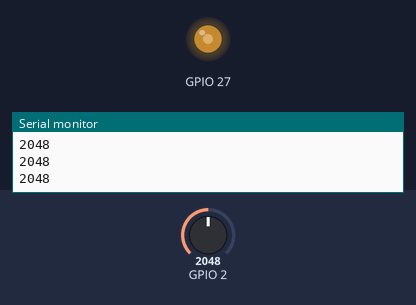
This program was run on a simulated ESP32. On the bench: output pins drawn as LEDs (lit = HIGH), the last lines printed to the serial monitor. The test bench sets the inputs (shaded band); at power-on: GPIO 2 = 2048.

Above: at 1.2 s.
1.3 s: GPIO 2 set to 2866
At 2.4 s:
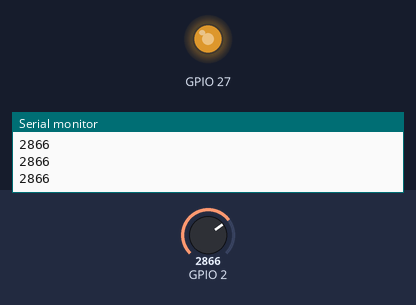
3.0 s: GPIO 2 set to 3603
At 3.5 s:
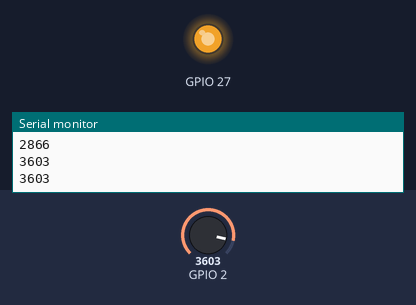
4.5 s: GPIO 2 set to 491
At 5.7 s:
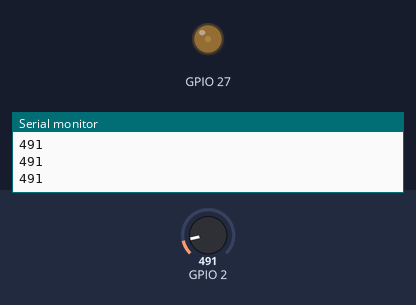
6.0 s: GPIO 2 set to 0
At 7.1 s:
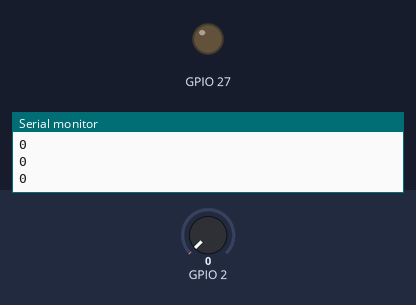
Timing chart, 0 to 8.5 s (numbered marks = the images above; inputs shaded):
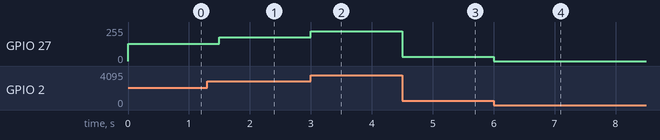

The program:

main.cpp
```cpp
/*
 *      Project 03-pwm
 *      Using a potentiometer connected to the A/D converter, changes LED brightness (PWM)
 *
 *      main.cpp
 */

#include <Arduino.h>

/*
 *     Definiciones
 */

/*
 *  Definitions in platformio.ini
 *  LED1        GPIO for LED
 *  ANAIN       A/D converter GPIO
 *  SERIAL_BAUD Serial port baud rate
 */

const long LOOP_DELAY = 250;

// setting PWM properties
const int freq = 5000;
const int ledChannel = 0;
const int resolution = 12;

/*
 *  Public functions
 */

void
setup(void)
{
    Serial.begin(SERIAL_BAUD);
    ledcSetup(ledChannel, freq, resolution);
    // attach the channel to the GPIO to be controlled
    ledcAttachPin(LED1, ledChannel);
}

void
loop(void)
{
    int sensorValue;

    sensorValue = analogRead(ANAIN);
    ledcWrite(ledChannel, sensorValue);
    Serial.println(sensorValue);

    delay(LOOP_DELAY);
}
```

Measured:
- after the input at 1.3 s, GPIO 27: 128/255 → 178/255 after 0.20 s
- after the input at 3.0 s, GPIO 27: 178/255 → 224/255 at once
- after the input at 4.5 s, GPIO 27: 224/255 → 31/255 at once
- after the input at 6.0 s, GPIO 27: 31/255 → 0/255 at once
